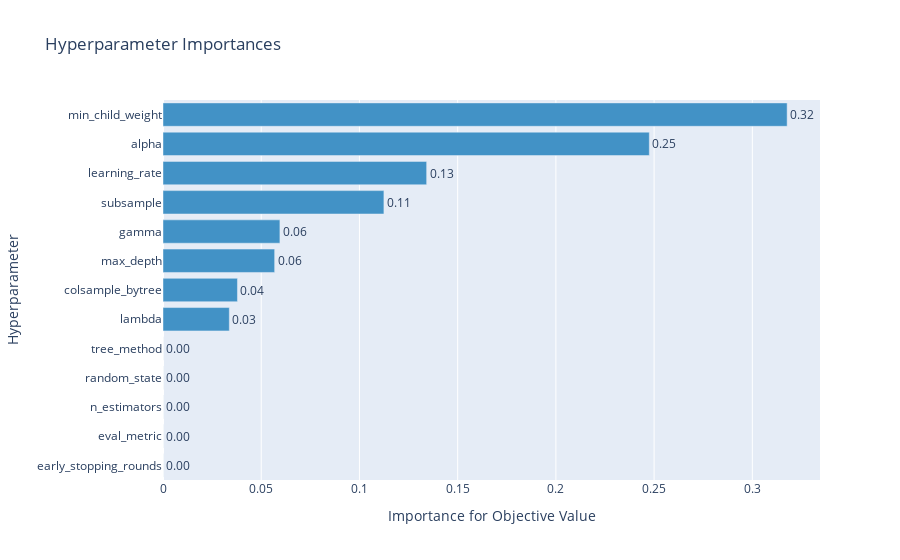

The code cell stored with this chart in its notebook:
### Code cell
#Visualize parameter importance
optuna.visualization.plot_param_importances(study_results)

### Figure 1 — Plotly figure (JSON) as saved in the notebook; plotly's stock layout.template omitted (floating-point values rounded to 4 significant figures)
{"data": [{"cliponaxis": false, "hovertemplate": ["early_stopping_rounds (CategoricalDistribution): 0.0<extra></extra>", "eval_metric (CategoricalDistribution): 0.0<extra></extra>", "n_estimators (CategoricalDistribution): 0.0<extra></extra>", "random_state (CategoricalDistribution): 0.0<extra></extra>", "tree_method (CategoricalDistribution): 0.0<extra></extra>", "lambda (LogUniformDistribution): 0.03376057762016187<extra></extra>", "colsample_bytree (CategoricalDistribution): 0.03790423841743536<extra></extra>", "max_depth (CategoricalDistribution): 0.0568443939202599<extra></extra>", "gamma (CategoricalDistribution): 0.05951695615797178<extra></extra>", "subsample (CategoricalDistribution): 0.11245482896242288<extra></extra>", "learning_rate (CategoricalDistribution): 0.13421908624802767<extra></extra>", "alpha (LogUniformDistribution): 0.24756873445957667<extra></extra>", "min_child_weight (IntUniformDistribution): 0.317731184214144<extra></extra>"], "marker": {"color": "rgb(66,146,198)"}, "orientation": "h", "text": ["0.0", "0.0", "0.0", "0.0", "0.0", "0.03376057762016187", "0.03790423841743536", "0.0568443939202599", "0.05951695615797178", "0.11245482896242288", "0.13421908624802767", "0.24756873445957667", "0.317731184214144"], "textposition": "outside", "texttemplate": "%{text:.2f}", "type": "bar", "x": [0, 0, 0, 0, 0, 0.03376, 0.0379, 0.05684, 0.05952, 0.1125, 0.1342, 0.2476, 0.3177], "y": ["early_stopping_rounds", "eval_metric", "n_estimators", "random_state", "tree_method", "lambda", "colsample_bytree", "max_depth", "gamma", "subsample", "learning_rate", "alpha", "min_child_weight"]}], "layout": {"showlegend": false, "title": {"text": "Hyperparameter Importances"}, "xaxis": {"title": {"text": "Importance for Objective Value"}}, "yaxis": {"title": {"text": "Hyperparameter"}}}}
